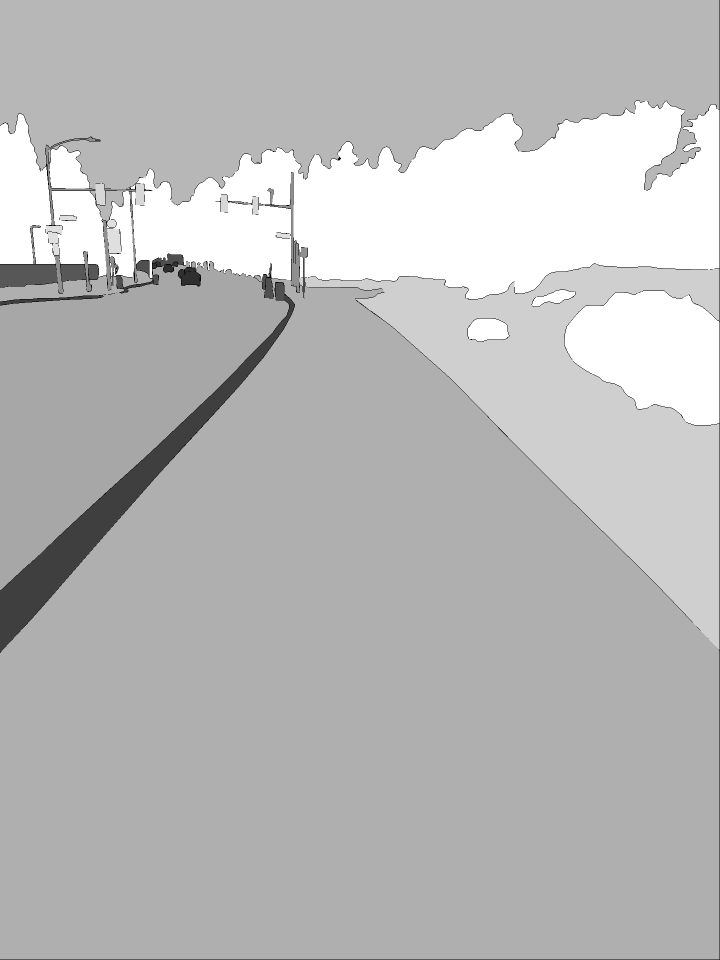
#> input picture cityscapes/images/label.png, 1440 x 1920 px (shown at 1/2 size)
$ python recolor.py
#> lines starting #> are read from the running program, lines starting #| are printed output that depends on the picture
from collections import namedtuple
import cv2
import numpy as np
from PIL import Image

## from labels.py file
# a label and all meta information
Label = namedtuple( 'Label' , [

    'name'        , # The identifier of this label, e.g. 'car', 'person', ... .
                    # We use them to uniquely name a class

    'id'          , # An integer ID that is associated with this label.
                    # The IDs are used to represent the label in ground truth images
                    # An ID of -1 means that this label does not have an ID and thus
                    # is ignored when creating ground truth images (e.g. license plate).
                    # Do not modify these IDs, since exactly these IDs are expected by the
                    # evaluation server.

    'trainId'     , # Feel free to modify these IDs as suitable for your method. Then create
                    # ground truth images with train IDs, using the tools provided in the
                    # 'preparation' folder. However, make sure to validate or submit results
                    # to our evaluation server using the regular IDs above!
                    # For trainIds, multiple labels might have the same ID. Then, these labels
                    # are mapped to the same class in the ground truth images. For the inverse
                    # mapping, we use the label that is defined first in the list below.
                    # For example, mapping all void-type classes to the same ID in training,
                    # might make sense for some approaches.
                    # Max value is 255!

    'category'    , # The name of the category that this label belongs to

    'categoryId'  , # The ID of this category. Used to create ground truth images
                    # on category level.

    'hasInstances', # Whether this label distinguishes between single instances or not

    'ignoreInEval', # Whether pixels having this class as ground truth label are ignored
                    # during evaluations or not

    'color'       , # The color of this label
    ] )


#--------------------------------------------------------------------------------
# A list of all labels
#--------------------------------------------------------------------------------

# Please adapt the train IDs as appropriate for your approach.
# Note that you might want to ignore labels with ID 255 during training.
# Further note that the current train IDs are only a suggestion. You can use whatever you like.
# Make sure to provide your results using the original IDs and not the training IDs.
# Note that many IDs are ignored in evaluation and thus you never need to predict these!

labels = [
    #       name                     id    trainId   category            catId     hasInstances   ignoreInEval   color
    Label(  'unlabeled'            ,  0 ,      255 , 'void'            , 0       , False        , True         , (  0,  0,  0) ),
    Label(  'ego vehicle'          ,  1 ,      255 , 'void'            , 0       , False        , True         , (  0,  0,  0) ),
    Label(  'rectification border' ,  2 ,      255 , 'void'            , 0       , False        , True         , (  0,  0,  0) ),
    Label(  'out of roi'           ,  3 ,      255 , 'void'            , 0       , False        , True         , (  0,  0,  0) ),
    Label(  'static'               ,  4 ,      255 , 'void'            , 0       , False        , True         , (  0,  0,  0) ),
    Label(  'dynamic'              ,  5 ,      255 , 'void'            , 0       , False        , True         , (111, 74,  0) ),
    Label(  'ground'               ,  6 ,      255 , 'void'            , 0       , False        , True         , ( 81,  0, 81) ),
    Label(  'road'                 ,  7 ,        0 , 'flat'            , 1       , False        , False        , (128, 64,128) ),
    Label(  'sidewalk'             ,  8 ,        1 , 'flat'            , 1       , False        , False        , (244, 35,232) ),
    Label(  'parking'              ,  9 ,      255 , 'flat'            , 1       , False        , True         , (250,170,160) ),
    Label(  'rail track'           , 10 ,      255 , 'flat'            , 1       , False        , True         , (230,150,140) ),
    Label(  'building'             , 11 ,        2 , 'construction'    , 2       , False        , False        , ( 70, 70, 70) ),
    Label(  'wall'                 , 12 ,        3 , 'construction'    , 2       , False        , False        , (102,102,156) ),
    Label(  'fence'                , 13 ,        4 , 'construction'    , 2       , False        , False        , (190,153,153) ),
    Label(  'guard rail'           , 14 ,      255 , 'construction'    , 2       , False        , True         , (180,165,180) ),
    Label(  'bridge'               , 15 ,      255 , 'construction'    , 2       , False        , True         , (150,100,100) ),
    Label(  'tunnel'               , 16 ,      255 , 'construction'    , 2       , False        , True         , (150,120, 90) ),
    Label(  'pole'                 , 17 ,        5 , 'object'          , 3       , False        , False        , (153,153,153) ),
    Label(  'polegroup'            , 18 ,      255 , 'object'          , 3       , False        , True         , (153,153,153) ),
    Label(  'traffic light'        , 19 ,        6 , 'object'          , 3       , False        , False        , (250,170, 30) ),
    Label(  'traffic sign'         , 20 ,        7 , 'object'          , 3       , False        , False        , (220,220,  0) ),
    Label(  'vegetation'           , 21 ,        8 , 'nature'          , 4       , False        , False        , (107,142, 35) ),
    Label(  'terrain'              , 22 ,        9 , 'nature'          , 4       , False        , False        , (152,251,152) ),
    Label(  'sky'                  , 23 ,       10 , 'sky'             , 5       , False        , False        , ( 70,130,180) ),
    Label(  'person'               , 24 ,       11 , 'human'           , 6       , True         , False        , (220, 20, 60) ),
    Label(  'rider'                , 25 ,       12 , 'human'           , 6       , True         , False        , (255,  0,  0) ),
    Label(  'car'                  , 26 ,       13 , 'vehicle'         , 7       , True         , False        , (  0,  0,142) ),
    Label(  'truck'                , 27 ,       14 , 'vehicle'         , 7       , True         , False        , (  0,  0, 70) ),
    Label(  'bus'                  , 28 ,       15 , 'vehicle'         , 7       , True         , False        , (  0, 60,100) ),
    Label(  'caravan'              , 29 ,      255 , 'vehicle'         , 7       , True         , True         , (  0,  0, 90) ),
    Label(  'trailer'              , 30 ,      255 , 'vehicle'         , 7       , True         , True         , (  0,  0,110) ),
    Label(  'train'                , 31 ,       16 , 'vehicle'         , 7       , True         , False        , (  0, 80,100) ),
    Label(  'motorcycle'           , 32 ,       17 , 'vehicle'         , 7       , True         , False        , (  0,  0,230) ),
    Label(  'bicycle'              , 33 ,       18 , 'vehicle'         , 7       , True         , False        , (119, 11, 32) ),
    Label(  'license plate'        , -1 ,       -1 , 'vehicle'         , 7       , False        , True         , (  0,  0,142) ),
]

ios_point_mapper_dict = {
    0: "background",
    1: "bicycle",
    2: "bike rack",
    3: "bridge",
    4: "building",
    5: "bus",
    6: "car",
    7: "crosswalk",
    8: "curb",
    9: "curb ramp",
    10: "dynamic",
    11: "fence",
    12: "ground",
    13: "guard rail",
    14: "license plate",
    15: "motorcycle",
    16: "parking",
    17: "person",
    18: "pole",
    19: "rail track",
    20: "rider",
    21: "road",
    22: "sidewalk",
    23: "sky",
    24: "static",
    25: "tactile paving",
    26: "terrain",
    27: "traffic light",
    28: "traffic sign",
    29: "train",
    30: "truck",
    31: "tunnel",
    32: "vegetation",
    33: "wall"
}

new_mapper_dict = {0:8, 1:7, 2:255, 3:255, 4:2, 5:7, 6:7, 7:0, 8:1, 9:1, 10:7,
    11:6, 12:6, 13:6, 14:7, 15:7, 16:6, 17:7, 18:3, 19:6, 20:7,
    21:0, 22:1, 23:6, 24:6, 25:1, 26:6, 27:4, 28:5, 29:7, 30:7,
    31:255, 32:6, 33:6}

label_color_dict = {
    'road': (128, 64, 128),
    'sidewalk': (244, 35, 232),
    'building': (70, 70, 70),
    'pole': (153, 153, 153),
    'traffic light': (250, 170, 30),
    'traffic sign': (220, 220, 0),
    'vegetation': (107, 142, 35),
    'terrain': (152, 251, 152),
}

ios_point_mapper_label_color_dict = {
    k: label_color_dict[v] for k, v in ios_point_mapper_dict.items() if v in label_color_dict
}

ios_point_new_mapper_label_color_dict = {
    new_mapper_dict[k]: label_color_dict[v] for k, v in ios_point_mapper_dict.items() if v in label_color_dict
}

print("Label colors for iOS Point Mapper dataset:", ios_point_mapper_label_color_dict)
print("Label colors for new mapper dataset:", ios_point_new_mapper_label_color_dict)

img_path = 'images/label.png'

def recolor(img):
    """
    Recolors the input image based on the label color dictionary.
    """
    # Create RGB image
    recolored_img = np.zeros((*img.shape, 3), dtype=np.uint8)

    for label, color in ios_point_mapper_label_color_dict.items():
        recolored_img[(img == label)] = color

    # Convert to PIL Image for saving
    return recolored_img

# Grayscale image
img = Image.open(img_path).convert('L')
#> img is the input picture: PIL image 1440x1920 L; min 0, max 32, mean 23.5
img = np.array(img)
recolored_img = recolor(img)
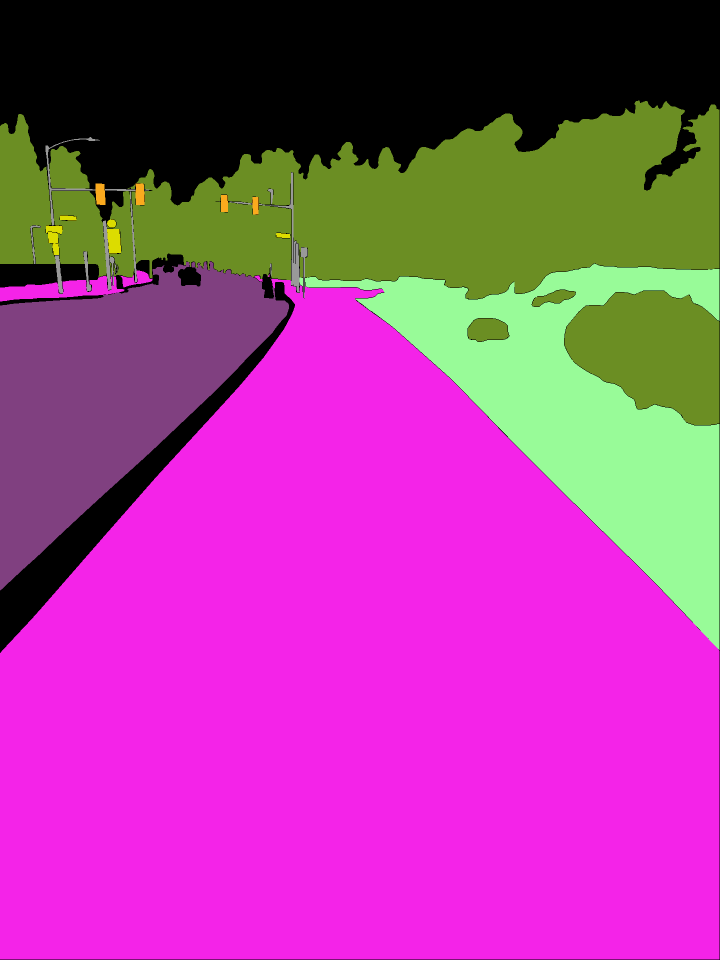
#> recolored_img: shape (1920, 1440, 3) (shown at 1/2 size); mean of channels 0, 1, 2 164.6, 63.6, 147.4; drawn as R, G, B
recolored_img = Image.fromarray(recolored_img, mode='RGB')
# Save the recolored image
recolored_img.save('images/recolored_label.png')
